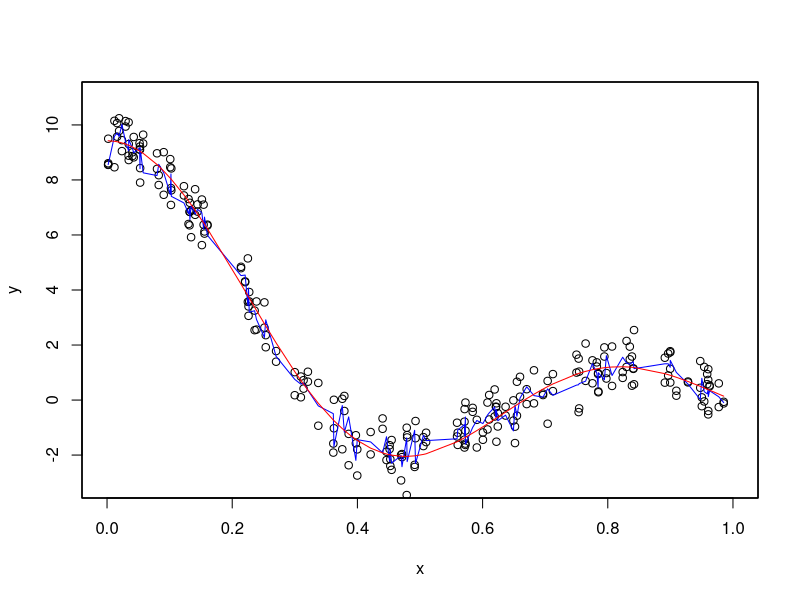
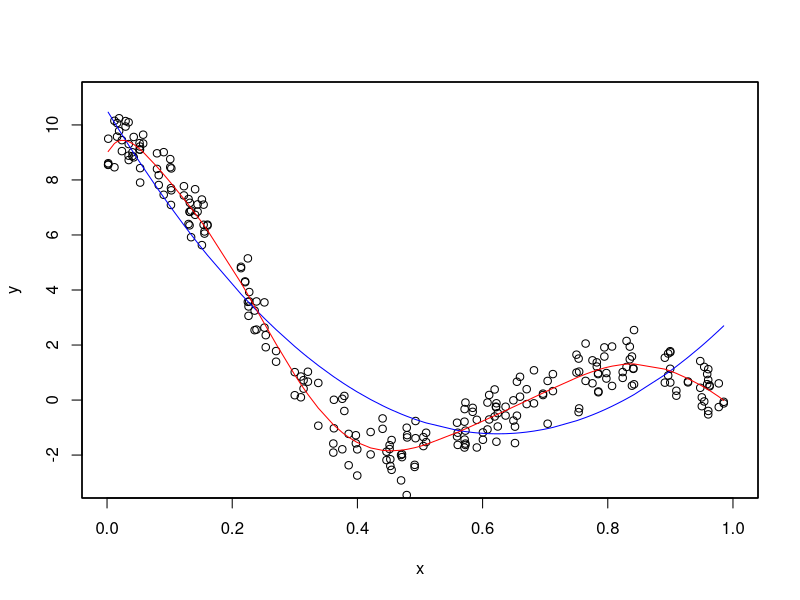
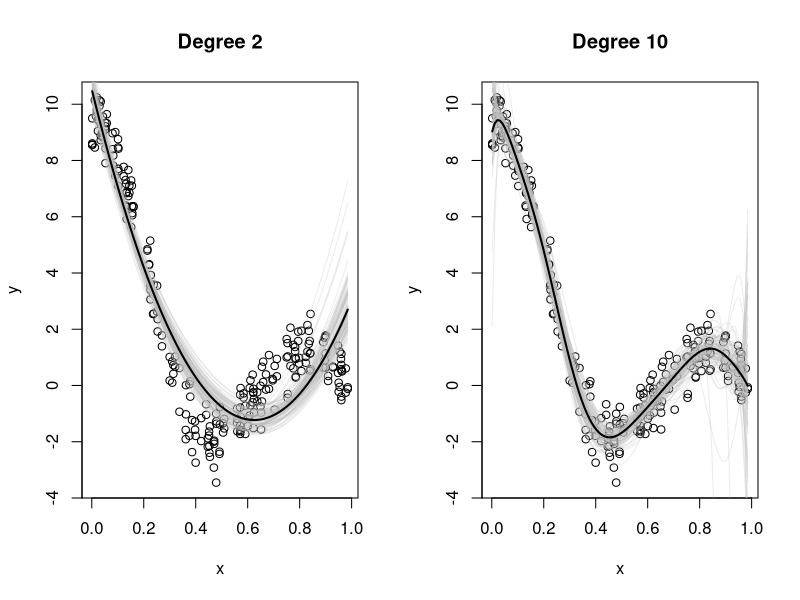
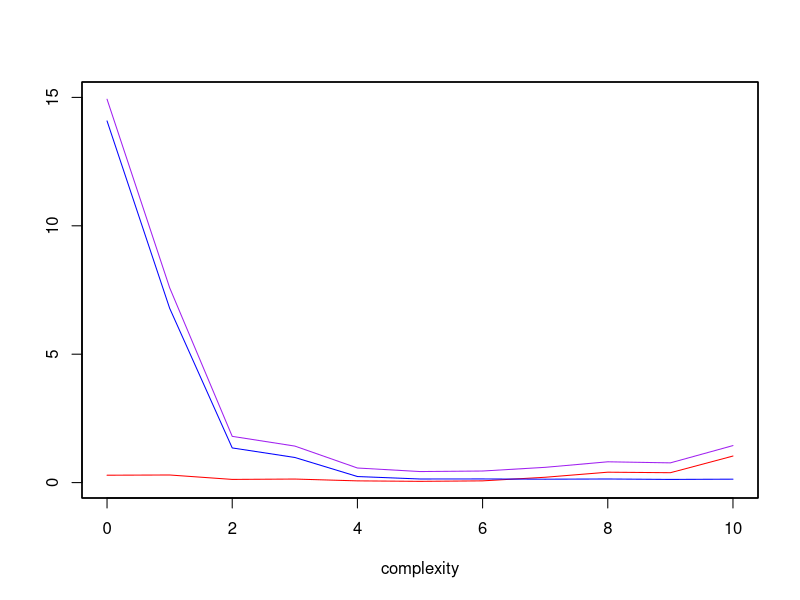

R code for these plots, in order:
## ---- chunk 1
knitr::opts_chunk$set(echo = TRUE)
## ---- chunk 2
rm(list=ls())
set.seed(341)
N <- 125
# Get some x's
x <- runif(N, 0, 1)
x = rep(x, each=2)
mu <- function(x) { sin( 3*pi*x )/x }
# generate some ys
y <- mu(x) + rnorm(N, 0, .6)
# Here's the data
fake.data = data.frame(x=x, y=y)
options(warn=-1)
## ---- chunk 3
### For a given population, and choice of x and y
### mu(x) returns the average of the ys 

getmuFun <- function(pop, xvarname, yvarname){
  ## First remove NAs
  pop <- na.omit(pop[, c(xvarname, yvarname)])
  x <- pop[, xvarname]
  y <- pop[, yvarname]
  xks <- unique(x)
  muVals <- sapply(xks,
                   FUN = function(xk) {
                     mean(y[x==xk])
                   })
  ## Put the values in the order of xks
  ord <- order(xks)
  xks <- xks[ord]
  xkRange <-xks[c(1,length(xks))]
  minxk <- min(xkRange) 
  maxxk <- max(xkRange)
  ## mu values
  muVals <- muVals[ord]
  muRange <- muVals[c(1, length(muVals))]
  muFun <- function(xVals){
    ## vector of predictions
    ## same size as xVals and NA in same locations
    predictions <- xVals
    ## Take care of NAs
    xValsLocs <- !is.na(xVals)
    ## Just predict non-NA xVals
    predictions[xValsLocs] <- sapply(xVals[xValsLocs],
                                     FUN = function(xVal) {
                                       if (xVal < minxk) {
                                         result <- muRange[1]
                                       } else
                                         if(xVal > maxxk) {
                                           result <- muRange[2]
                                         } else
                                         {
                                           xlower <- max(c(minxk, xks[xks < xVal]))
                                           xhigher <- min(c(maxxk, xks[xks > xVal]))
                                           mulower <- muVals[xks == xlower]
                                           muhigher <- muVals[xks == xhigher]
                                           interpolateFn <- approxfun(x=c(xlower, xhigher),
                                                                      y=c(mulower, muhigher))
                                           result <- interpolateFn(xVal)
                                         }
                                       result
                                     }
    )
    ## Now return the predictions (including NAs)
    predictions
  }
  muFun
}
muhat <- getmuFun(fake.data, "x", "y")

## ---- chunk 4
plot(x,y, xlim = c(0,1), ylim = c(-3,11))
par(new = TRUE)
plot(x = sort(x), y = muhat(sort(x)), xlim = c(0,1), ylim = c(-3,11), yaxt = "n", 
     xaxt = "n", col = "blue", xlab ="", ylab = "", type = "l")
par(new = TRUE)
plot(x = sort(x), y = mu(sort(x)), type = "l", xlim = c(0,1),
     ylim = c(-3,11), yaxt = "n", xaxt = "n", col = "red", xlab ="", ylab = "")
par(new = FALSE)
## ---- chunk 5
getmuhat <- function(sampleXY, complexity = 1) {
  formula <- paste0("y ~ ",
                    if (complexity==0) {
                      "1"
                    } else 
                      paste0("poly(x, ", complexity, ", raw = TRUE)") 
  )
  
  fit <- lm(as.formula(formula), data = sampleXY)
  
  ## From this we construct the predictor function
  muhat <- function(x){
    if ("x" %in% names(x)) {
      ## x is a dataframe containing the variate named
      ## by xvarname
      newdata <- x
    } else 
      ## x is a vector of values that needs to be a data.frame
    {newdata <- data.frame(x = x) }
    ## The prediction
    predict(fit, newdata = newdata)
  }
  ## muhat is the function that we need to calculate values 
  ## at any x, so we return this function from getmuhat
  muhat
}
muhat2 <- getmuhat(fake.data, complexity=2)
muhat10 <- getmuhat(fake.data, complexity=10)

plot(x,y, xlim = c(0,1), ylim = c(-3,11))
par(new = TRUE)
plot(x = sort(x), y = muhat2(sort(x)), xlim = c(0,1), ylim = c(-3,11), yaxt = "n", 
     xaxt = "n", col = "blue", xlab ="", ylab = "", type = "l")
par(new = TRUE)
plot(x = sort(x), y = muhat10(sort(x)), type = "l", xlim = c(0,1),
     ylim = c(-3,11), yaxt = "n", xaxt = "n", col = "red", xlab ="", ylab = "")
par(new = FALSE)
## ---- chunk 6
popSize <- function(pop) {nrow(as.data.frame(pop))}
sampSize <- function(samp) {popSize(samp)}

getSampleComp <- function(pop, size, replace=FALSE) {
  N <- popSize(pop)
  samp <- rep(FALSE, N)
  samp[sample(1:N, size, replace = replace)] <- TRUE
  samp
}

### This function will return a data frame containing
### only two variates, an x and a y
getXYSample <- function(xvarname, yvarname, samp, pop) {
  sampData <- pop[samp, c(xvarname, yvarname)]
  names(sampData) <- c("x", "y")
  sampData
}

m <- 100
n <- 40

indices <- lapply(1:m, FUN= function(i){getSampleComp(fake.data, n)})
fsamples <- lapply(indices, 
    FUN= function(samp){getXYSample("x", "y", samp, fake.data)})


poly2_lst <- Map(function(j){getmuhat(j,complexity = 2)},fsamples)
poly10_lst <- Map(function(j){getmuhat(j,complexity = 10)},fsamples)

#Plot
par(mfrow=c(1,2))
plot(fake.data, main = "Degree 2")
invisible(Map(function(i){
  curve(expr = i(x), add = TRUE, col = adjustcolor('grey',.3))}, poly2_lst))
curve(expr = muhat2, add = TRUE, lwd = 2)

plot(fake.data, main = "Degree 10")
invisible(Map(function(i){
  curve(expr = i(x), add = TRUE, col = adjustcolor('grey',.3))},  poly10_lst))
curve(expr = muhat10, add = TRUE, lwd = 2)
## ---- chunk 7
ave_y_mu_sq <- function(sample, predfun, na.rm = TRUE){
  mean((sample$y - predfun(sample$x))^2, na.rm = na.rm)
}

### We will also need to calculate the average difference
### between two different predictor functions over some set
### of x values: Ave ( predfun1(x) - predfun2(x))^2
### 
ave_mu_mu_sq <- function(predfun1, predfun2, x, na.rm = TRUE){
  mean((predfun1(x) - predfun2(x))^2, na.rm = na.rm)
}

getmubar <- function(muhats) {
  # the muhats must be a list of muhat functions
  # We build and return mubar, the function that 
  # is the average of the functions in muhats
  # Here is mubar:
  function(x) {
    # x here is a vector of x values on which the
    # average of the muhats is to be determined.
    # 
    # sapply applies the function given by FUN
    # to each muhat in the list muhats
    Ans <- sapply(muhats, FUN=function(muhat){muhat(x)})
    # FUN calculates muhat(x) for every muhat and
    # returns the answer Ans as a matrix having
    # as many rows as there are values of x and
    # as many columns as there are muhats.
    # We now just need to get the average 
    # across rows (first dimension)
    # to find mubar(x) and return it
    apply(Ans, MARGIN=1, FUN=mean)
  }
}
fsamples <- lapply(1:m, FUN= function(i){getSampleComp(fake.data, n)})
Ssamples <- lapply(fsamples, 
                   FUN= function(Si){getXYSample("x", "y", Si, fake.data)})
Tsamples <- lapply(fsamples, 
                   FUN= function(Si){getXYSample("x", "y", !Si, fake.data)})

### To determine Var(mutilde) we need to average over all samples
### the average over all x and y in the test sample
### the squared difference of the muhat and mubar.
var_mutilde <- function(Ssamples, Tsamples, complexity){
  ## get the predictor function for every sample S
  muhats <- lapply(Ssamples, 
                   FUN=function(sample){
                     getmuhat(sample, complexity)
                   }
  )
  ## get the average of these, mubar
  mubar <- getmubar(muhats)
  
  ## average over all samples S
  N_S <- length(Ssamples)
  mean(sapply(1:N_S, 
              FUN=function(j){
                ## get muhat based on sample S_j
                muhat <- muhats[[j]]
                ## average over (x_i,y_i) in a
                ## single sample T_j the squares
                ## (y - muhat(x))^2
                T_j <- Tsamples[[j]]
                ave_mu_mu_sq(muhat, mubar, T_j$x)
              }
  )
  )
}
var_mutilde(Ssamples, Tsamples, complexity = 2)
var_mutilde(Ssamples, Tsamples, complexity = 10)
## ---- chunk 8

#iii)
bias2_mutilde <- function(Ssamples, Tsamples, mu, complexity){
  ## get the predictor function for every sample S
  muhats <- lapply(Ssamples, 
                   FUN=function(sample) getmuhat(sample, complexity)
  )
  ## get the average of these, mubar
  mubar <- getmubar(muhats)
  
  ## average over all samples S
  N_S <- length(Ssamples)
  mean(sapply(1:N_S, 
              FUN=function(j){
                ## average over (x_i,y_i) in a
                ## single sample T_j the squares
                ## (y - muhat(x))^2
                T_j <- Tsamples[[j]]
                ave_mu_mu_sq(mubar, mu, T_j$x)
              }
  )
  )
}

bias2_mutilde(Ssamples, Tsamples, muhat, complexity = 2)
bias2_mutilde(Ssamples, Tsamples, muhat, complexity = 10)
## ---- chunk 9
apse_all <- function(Ssamples, Tsamples, complexity, mu){
  ## average over the samples S
  ##
  N_S <- length(Ssamples)
  muhats <- lapply(Ssamples, 
                   FUN=function(sample) getmuhat(sample, complexity)
  )
  ## get the average of these, mubar
  mubar <- getmubar(muhats)
  
  rowMeans(sapply(1:N_S, 
                  FUN=function(j){
                    T_j <- Tsamples[[j]]
                    muhat <- muhats[[j]]
                    ## Take care of any NAs
                    T_j <- na.omit(T_j)
                    y <- T_j$y
                    x <- T_j$x
                    mu_x <- mu(x)
                    muhat_x <- muhat(x)
                    mubar_x <- mubar(x)
                    
                    ## apse
                    ## average over (x_i,y_i) in a
                    ## single sample T_j the squares
                    ## (y - muhat(x))^2
                    apse <- (y - muhat_x)
                    
                    ## bias2:
                    ## average over (x_i,y_i) in a
                    ## single sample T_j the squares
                    ## (y - muhat(x))^2
                    bias2 <- (mubar_x -mu_x)
                    
                    ## var_mutilde
                    ## average over (x_i,y_i) in a
                    ## single sample T_j the squares
                    ## (y - muhat(x))^2
                    var_mutilde <-  (muhat_x - mubar_x)
                    
                    ## var_y :
                    ## average over (x_i,y_i) in a
                    ## single sample T_j the squares
                    ## (y - muhat(x))^2
                    var_y <- (y - mu_x)
                    
                    ## Put them together and square them
                    squares <- rbind(apse, var_mutilde, bias2, var_y)^2
                    
                    ## return means
                    rowMeans(squares)
                  }
  ))
}

apse_lst = list()
for (c in 0:10){
  apse_lst[[c+1]] <- apse_all (Ssamples, Tsamples, c, muhat)
}
apse_mat <- matrix(unlist(apse_lst), nrow = 11, byrow = TRUE)
df <- data.frame(complexity = 0:10,
                 apse = apse_mat[,1], 
                 var_mutilde = apse_mat[,2],
                 bias2 = apse_mat[,3],
                 var_y = apse_mat[,4])
library(knitr)
kable(df, caption="apse_all")
par(mfrow=c(1,1))
plot(x=0:10, y=apse_mat[,1], type = "l", col = "purple", ylim = c(0,15), xlab = "complexity",
     ylab = "")
par(new = TRUE)
plot(x=0:10, y=apse_mat[,2], type = "l", col = "red" , ylim = c(0,15), yaxt ="n", xaxt ="n", ylab = "", xlab = "")
par(new=TRUE)
plot(x=0:10, y=apse_mat[,3], type = "l", col = "blue", ylim = c(0,15), yaxt ="n", xaxt ="n", ylab = "", xlab = "")
